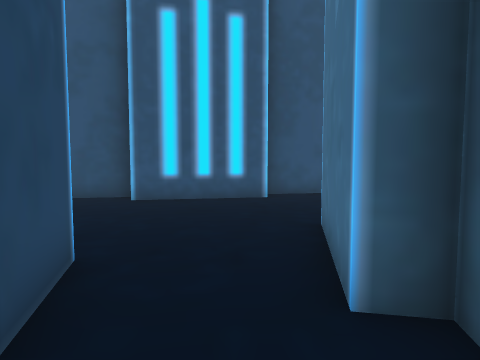
[1] (above)

22 first-person views from a walk through a Unity game level. The camera is 1.3 m above the floor, tilts 4° down and sees 75° across. The floor is counted in squares, 1 m on a side. Each view is taken from the middle of a square. On the plan, view 1 faces up. The plan holds only what a view shows up to about 14 squares ahead; the rest is blank. The place goes on beyond the plan. Some surface patterns are stand-ins.

[2]
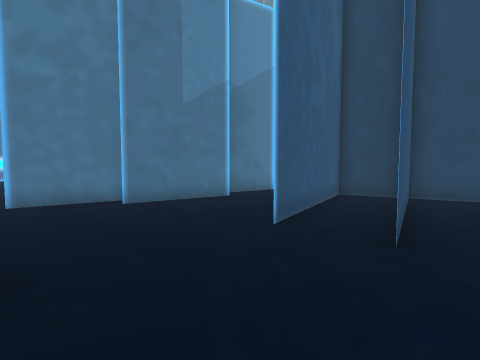

[3]
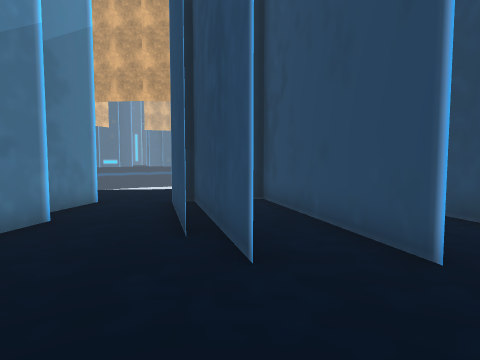

[4]
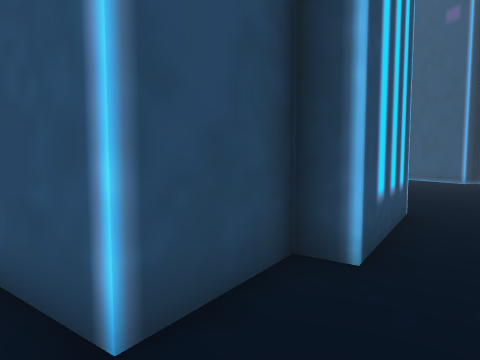

[5]
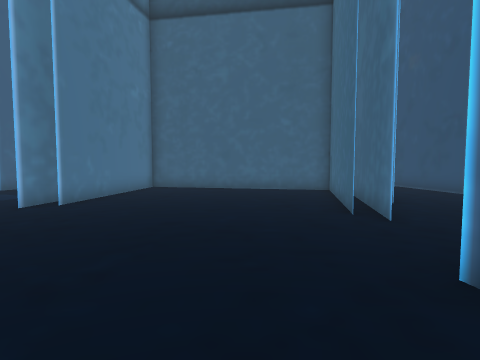

[6]
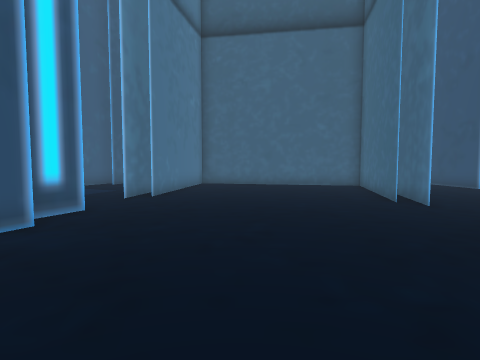

[7]
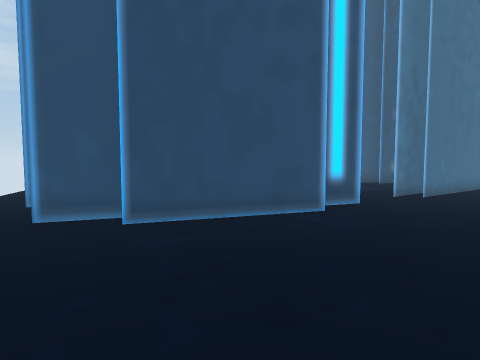

[8]
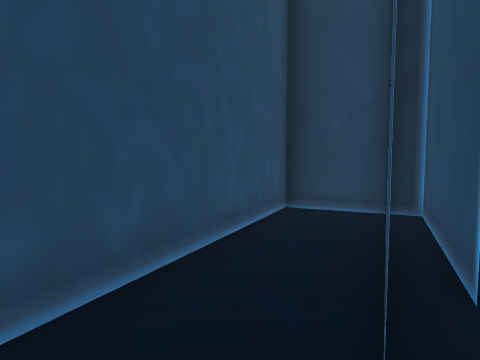

[9]
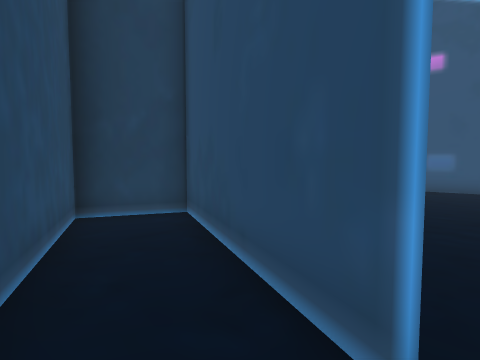

[10]
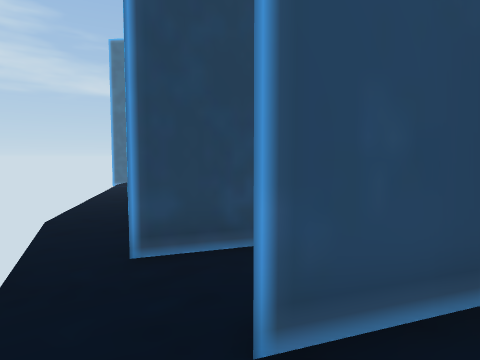

[11]
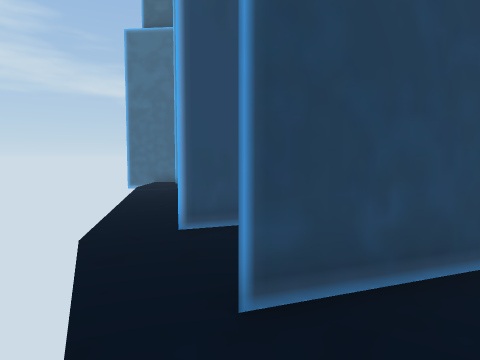

[12]
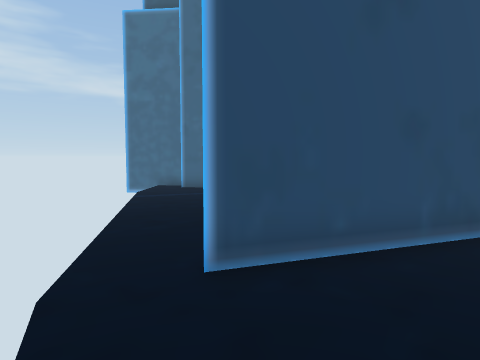

[13]
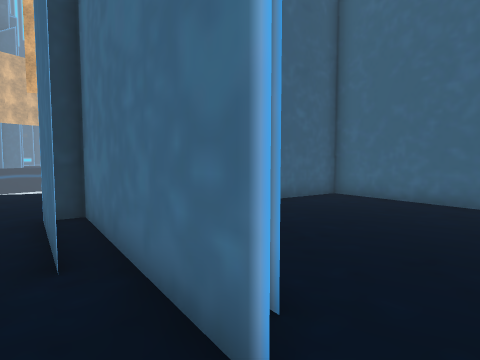

[14]
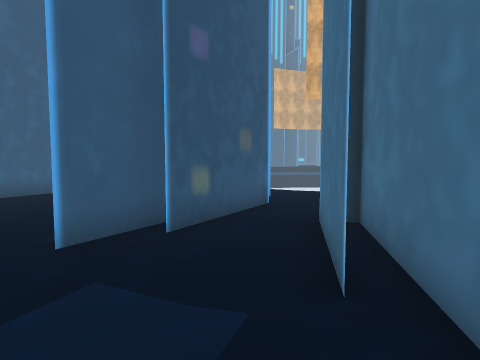

[15]
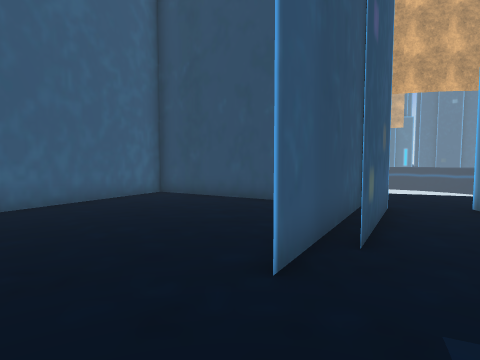

[16]
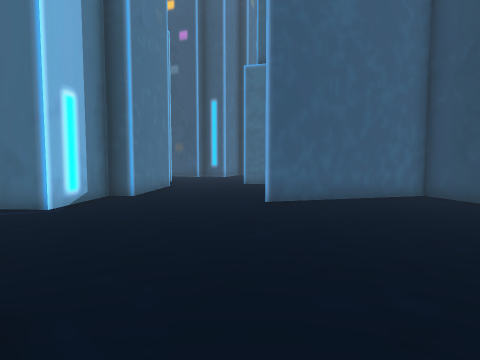

[17]
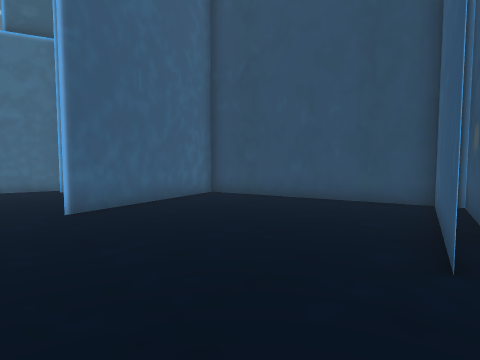

[18]
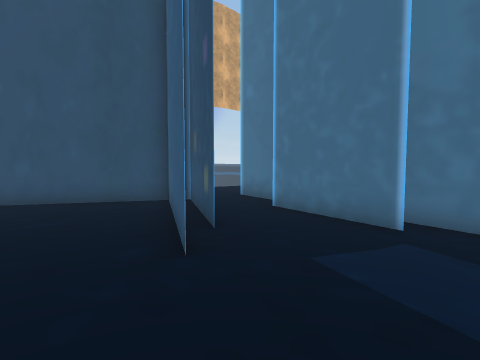

[19]
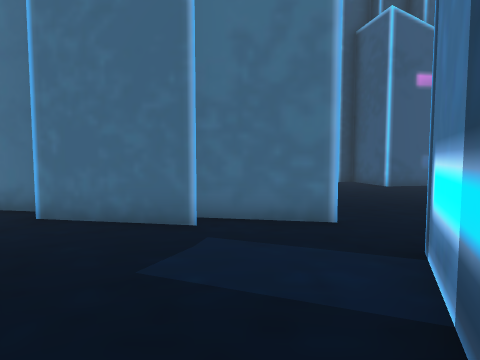

[20]
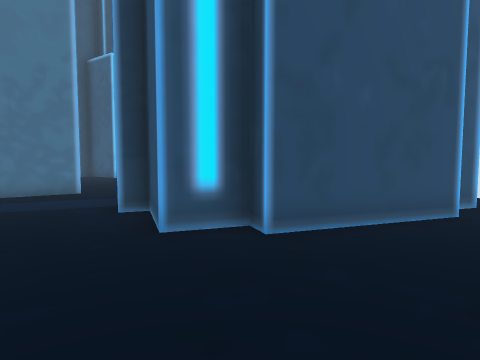

[21]
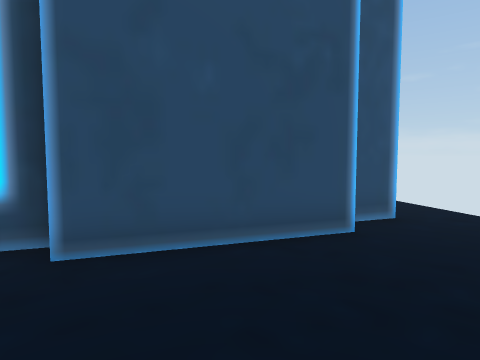

[22]
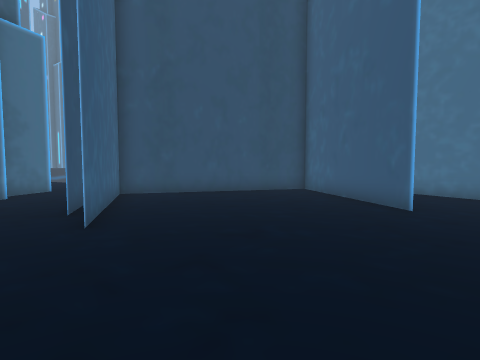

### Floor plan
Key: @ floor where view 1 was taken; # wall or solid block; . floor; v drop or lower ground; O other object.
Columns run from 7 left of view 1 to 29 right of it. Each row starts with its distance up from view 1.
 18                . ... . .
 17                ...........
 16              .........O. O...
 15           #..........O#.##. O..
 14           #..........#..#..##...
 13           #.........##.##..# OO...
 12 .#      ###.........#..#  ####.....
 11 .####  ##..........##.##  #  #.......
 10 .##.####...........####     ##... ...
  9  ..................#        #....  ..
  8 ..........#..........O     ##....  O#
  7 ..........#...........OOO###....
  6 .........O#.......#O....O.#......
  5  .O.O....##.......#..............#
  4 ..#.##..O#........#O............##
  3 ..#..#..O#........#O.............#
  2  .##.#...O###....##...O...........O
  1  ..#.#...## ######O..##..........O#
  0  ..#.##@.        #...#............##
 -1  ..###...        #..##.............#
 -2   ##   ...       ..O#.......#O......
 -3        ...      ....##......#O.....
 -4        .vv      ...####.....#.....
 -5                 v...  ###..# .....
 -6                   v     ##O#... ###
 -7                             ..
 -8                            ..#
 -9                            .##
-10
-11
-12
-13
-14                                  O
-15                                  OO

Positions as (right, up) in squares from view 1, and headings:
1: (0, 0), facing up
2: (-7, 10), facing down-right
3: (-3, 9), facing down
4: (-7, 8), facing up-right
5: (6, 15), facing down
6: (8, 17), facing down
7: (8, 18), facing down-right
8: (16, 18), facing down
9: (17, 17), facing down-left
10: (14, 18), facing down-right
11: (16, 18), facing down-right
12: (18, 17), facing down-right
13: (13, 8), facing down-left
14: (13, 7), facing down
15: (16, 6), facing down
16: (16, 6), facing down-right
17: (18, 6), facing down
18: (18, 6), facing down-left
19: (18, 5), facing left
20: (24, 3), facing up-left
21: (25, 6), facing up-left
22: (24, 5), facing down-left
